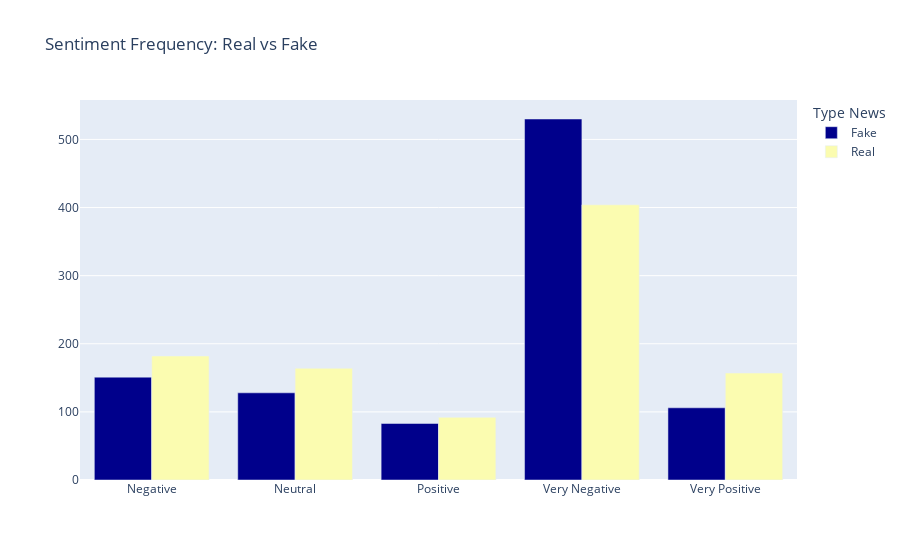

This figure's notebook cell:
### Code cell
plot_data = df.groupby(['sentiment', 'type_news']).size().reset_index(name='count')

fig5 = px.bar(plot_data, x='sentiment', y='count', color='type_news', 
             barmode='group', title='Sentiment Frequency: Real vs Fake',
             labels={'sentiment': 'Sentiment', 'count': 'Frequency', 'type_news': 'Type News'},
             color_discrete_map={'Fake': "#00008B", 'Real': '#fbfcb0'})

fig5.update_layout(xaxis_title=None, yaxis_title=None)

fig5.show()

### Figure 1 — Plotly figure (JSON) as saved in the notebook; plotly's stock layout.template omitted (floating-point values rounded to 4 significant figures)
{"data": [{"alignmentgroup": "True", "hovertemplate": "Type News=Fake<br>Sentiment=%{x}<br>Frequency=%{y}<extra></extra>", "legendgroup": "Fake", "marker": {"color": "#00008B", "pattern": {"shape": ""}}, "name": "Fake", "offsetgroup": "Fake", "orientation": "v", "showlegend": true, "textposition": "auto", "type": "bar", "x": ["Negative", "Neutral", "Positive", "Very Negative", "Very Positive"], "xaxis": "x", "y": [151, 128, 83, 530, 106], "yaxis": "y"}, {"alignmentgroup": "True", "hovertemplate": "Type News=Real<br>Sentiment=%{x}<br>Frequency=%{y}<extra></extra>", "legendgroup": "Real", "marker": {"color": "#fbfcb0", "pattern": {"shape": ""}}, "name": "Real", "offsetgroup": "Real", "orientation": "v", "showlegend": true, "textposition": "auto", "type": "bar", "x": ["Negative", "Neutral", "Positive", "Very Negative", "Very Positive"], "xaxis": "x", "y": [182, 164, 92, 404, 157], "yaxis": "y"}], "layout": {"autosize": true, "barmode": "group", "legend": {"title": {"text": "Type News"}, "tracegroupgap": 0}, "title": {"text": "Sentiment Frequency: Real vs Fake"}, "xaxis": {"anchor": "y", "autorange": true, "domain": [0, 1], "range": [-0.5, 4.5], "title": {}, "type": "category"}, "yaxis": {"anchor": "x", "autorange": true, "domain": [0, 1], "range": [0, 557.9], "title": {}, "type": "linear"}}}
